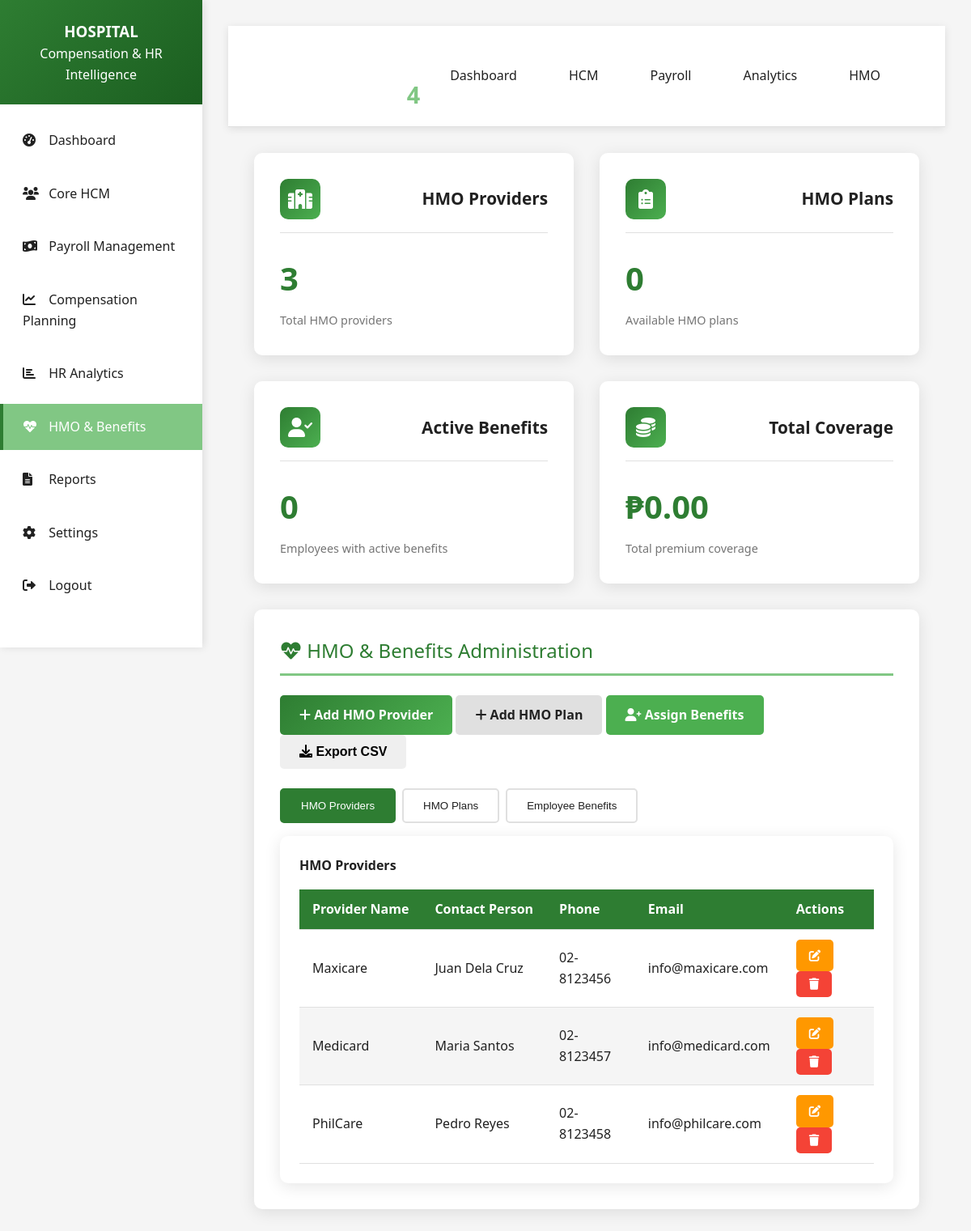
The page /modules/hmo/index.php (signed in) on the database its author committed.
### tables this page shows
CREATE TABLE hmo_providers (
    id INT PRIMARY KEY AUTO_INCREMENT,
    name VARCHAR(100),
    contact_person VARCHAR(100),
    phone VARCHAR(20),
    email VARCHAR(100),
    address TEXT,
    created_at TIMESTAMP DEFAULT CURRENT_TIMESTAMP
);

### modules/hmo/index.php (the view, shortened to what this page needs)
<?php
require_once '../../config/database.php';
$stmt = $pdo->query("SELECT * FROM hmo_providers ORDER BY name");
$hmo_providers = $stmt->fetchAll();
$stmt = $pdo->query("
    SELECT h.*, hp.name as provider_name
    FROM hmo_plans h
    LEFT JOIN hmo_providers hp ON h.provider_id = hp.id
    ORDER BY h.created_at DESC
");
$hmo_plans = $stmt->fetchAll();
$stmt = $pdo->query("
    SELECT eb.*, h.plan_name, hp.name as provider_name, e.first_name, e.last_name, e.employee_id
    FROM employee_benefits eb
    LEFT JOIN hmo_plans h ON eb.hmo_plan_id = h.id
    LEFT JOIN hmo_providers hp ON h.provider_id = hp.id
    LEFT JOIN employees e ON eb.employee_id = e.id
    ORDER BY eb.created_at DESC
");
$employee_benefits = $stmt->fetchAll();
$total_providers = count($hmo_providers);
$total_plans = count($hmo_plans);
$active_benefits = count(array_filter($employee_benefits, function($benefit) {
    return $benefit['status'] === 'active';
}));
$total_coverage = array_sum(array_column($hmo_plans, 'premium_amount'));
?>
<!DOCTYPE html>
<html lang="en">
<head>
    <link rel="stylesheet" href="../../assets/css/style.css">
    <link rel="stylesheet" href="https://cdnjs.cloudflare.com/ajax/libs/font-awesome/6.0.0/css/all.min.css">
</head>
<body>
    <div class="sidebar">
        <div class="sidebar-header">
            <h3>HOSPITAL</h3>
            <p>Compensation & HR Intelligence</p>
        </div>
        <ul class="sidebar-menu">
            <li><a href="../../index.php"><i class="fas fa-tachometer-alt"></i> Dashboard</a></li>
            <li><a href="../hcm/"><i class="fas fa-users"></i> Core HCM</a></li>
            <li><a href="../payroll/"><i class="fas fa-money-bill-wave"></i> Payroll Management</a></li>
            <li><a href="../compensation/"><i class="fas fa-chart-line"></i> Compensation Planning</a></li>
            <li><a href="../analytics/"><i class="fas fa-chart-bar"></i> HR Analytics</a></li>
            <li><a href="../hmo/" class="active"><i class="fas fa-heartbeat"></i> HMO & Benefits</a></li>
            <li><a href="../reports/"><i class="fas fa-file-alt"></i> Reports</a></li>
            <li><a href="../settings/"><i class="fas fa-cog"></i> Settings</a></li>
            <li><a href="../../logout.php"><i class="fas fa-sign-out-alt"></i> Logout</a></li>
        </ul>
    </div>
    <div class="main-content">
        <div class="header">
            <div class="header-content">
                <div class="logo">
                    HUMAN RESOURCE <span>4</span>
                </div>
                <nav>
                    <ul class="nav-menu">
                        <li><a href="../../index.php">Dashboard</a></li>
                        <li><a href="../hcm/">HCM</a></li>
                        <li><a href="../payroll/">Payroll</a></li>
                        <li><a href="../analytics/">Analytics</a></li>
                        <li><a href="../hmo/">HMO</a></li>
                    </ul>
                </nav>
            </div>
        </div>
        <div class="container">
            <div class="dashboard-grid">
                <div class="card">
                    <div class="card-header">
                        <div class="card-icon">
                            <i class="fas fa-hospital"></i>
                        </div>
                        <div>
                            <div class="card-title">HMO Providers</div>
                        </div>
                    </div>
                    <div class="card-value"><?php echo number_format($total_providers); ?></div>
                    <div class="card-description">Total HMO providers</div>
                </div>
                <div class="card">
                    <div class="card-header">
                        <div class="card-icon">
                            <i class="fas fa-clipboard-list"></i>
                        </div>
                        <div>
                            <div class="card-title">HMO Plans</div>
                        </div>
                    </div>
                    <div class="card-value"><?php echo number_format($total_plans); ?></div>
                    <div class="card-description">Available HMO plans</div>
                </div>
                <div class="card">
                    <div class="card-header">
                        <div class="card-icon">
                            <i class="fas fa-user-check"></i>
                        </div>
                        <div>
                            <div class="card-title">Active Benefits</div>
                        </div>
                    </div>
                    <div class="card-value"><?php echo number_format($active_benefits); ?></div>
                    <div class="card-description">Employees with active benefits</div>
                </div>
                <div class="card">
                    <div class="card-header">
                        <div class="card-icon">
                            <i class="fas fa-coins"></i>
                        </div>
                        <div>
                            <div class="card-title">Total Coverage</div>
                        </div>
                    </div>
                    <div class="card-value">₱<?php echo number_format($total_coverage, 2); ?></div>
                    <div class="card-description">Total premium coverage</div>
                </div>
            </div>
            <div class="form-container">
                <div class="form-title">
                    <i class="fas fa-heartbeat"></i> HMO & Benefits Administration
                </div>
                <div class="mb-3">
                    <a href="add_provider.php" class="btn btn-primary">
                        <i class="fas fa-plus"></i> Add HMO Provider
                    </a>
                    <a href="add_plan.php" class="btn btn-secondary">
                        <i class="fas fa-plus"></i> Add HMO Plan
                    </a>
                    <a href="assign_benefits.php" class="btn btn-success">
                        <i class="fas fa-user-plus"></i> Assign Benefits
                    </a>
                    <button onclick="exportToCSV('benefitsTable', 'hmo_benefits.csv')" class="btn btn-info">
                        <i class="fas fa-download"></i> Export CSV
                    </button>
                </div>
                <div class="tabs mb-3">
                    <button class="tab-btn active" onclick="showTab('providers')">HMO Providers</button>
                    <button class="tab-btn" onclick="showTab('plans')">HMO Plans</button>
                    <button class="tab-btn" onclick="showTab('benefits')">Employee Benefits</button>
                </div>
                <div id="providers" class="tab-content">
                    <div class="table-container">
                        <h4>HMO Providers</h4>
                        <table class="table">
                            <thead>
                                <tr>
                                    <th>Provider Name</th>
                                    <th>Contact Person</th>
                                    <th>Phone</th>
                                    <th>Email</th>
                                    <th>Actions</th>
                                </tr>
                            </thead>
                            <tbody>
                                <?php foreach ($hmo_providers as $provider): ?>
                                <tr>
                                    <td><?php echo htmlspecialchars($provider['name']); ?></td>
                                    <td><?php echo htmlspecialchars($provider['contact_person']); ?></td>
                                    <td><?php echo htmlspecialchars($provider['phone']); ?></td>
                                    <td><?php echo htmlspecialchars($provider['email']); ?></td>
                                    <td>
                                        <a href="edit_provider.php?id=<?php echo $provider['id']; ?>" class="btn btn-warning btn-sm">
                                            <i class="fas fa-edit"></i>
                                        </a>
                                        <button onclick="deleteProvider(<?php echo $provider['id']; ?>)" class="btn btn-danger btn-sm">
                                            <i class="fas fa-trash"></i>
                                        </button>
                                    </td>
                                </tr>
                                <?php endforeach; ?>
                            </tbody>
                        </table>
                    </div>
                </div>
            </div>
        </div>
    </div>
</body>
</html>

### modules/hmo/index.php (style rules this page uses)
.tabs { display: flex; gap: 0.5rem; margin-bottom: 1rem; }
.tab-btn { padding: 0.75rem 1.5rem; border: 2px solid var(--medium-gray); background: var(--white); color: var(--text-dark); border-radius: 5px; cursor: pointer; transition: all 0.3s ease; }
.tab-btn:hover, .tab-btn.active { background: var(--primary-green); color: var(--white); border-color: var(--primary-green); }
.tab-content { display: block; }

### rows shown on the page
hmo_providers: name "Maxicare", contact_person "Juan Dela Cruz", phone "02-8123456", email "info@maxicare.com"
hmo_providers: name "Medicard", contact_person "Maria Santos", phone "02-8123457", email "info@medicard.com"
hmo_providers: name "PhilCare", contact_person "Pedro Reyes", phone "02-8123458", email "info@philcare.com"

### other values the page prints
$total_providers "3"
$total_plans "0"
$active_benefits "0"
$total_coverage "0.00"
